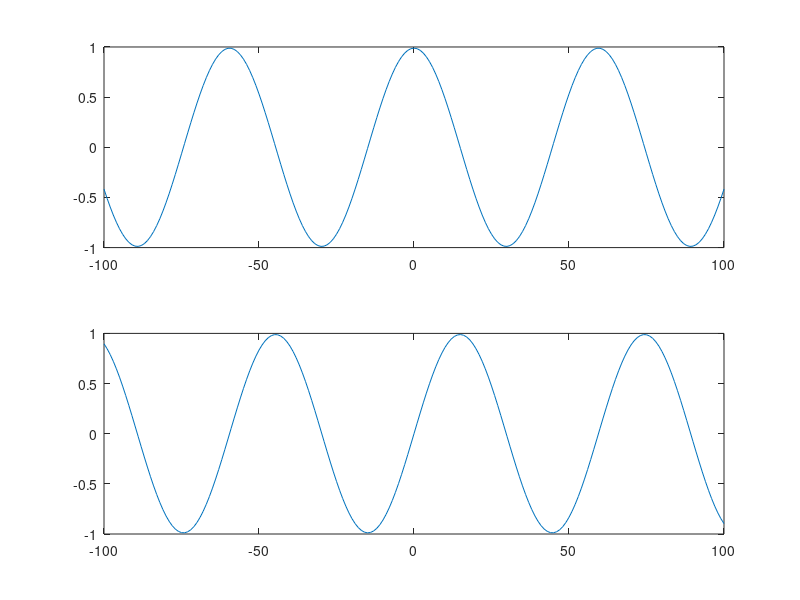
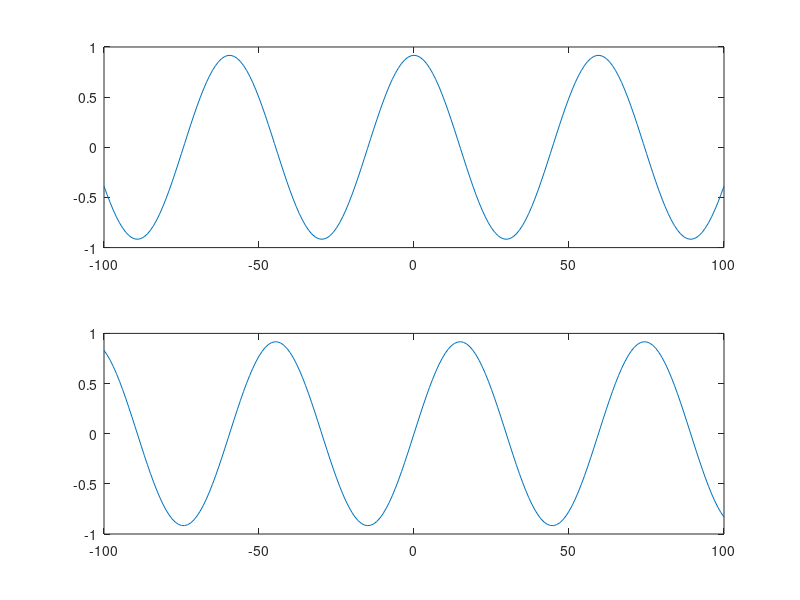

These figures' MATLAB source, in order:
%/*************************************************************************
% > File Name: c4_11.m
% > Author: genki_chen
% > Mail: genki_chen@aliyun.com 
% > Created Time: 2017年11月04日 星期六 16时01分17秒
% ************************************************************************/

clear;
close all;
clc;

%{
手算,求傅里叶
h = 0.8944*exp(wb/2).*exp(-0.1056*wo*t);
hd = 0.8944* exp(wb/2).*cos(0.1056*wo*t); 
hq = 0.8944* exp(wb/2).*sin(0.1056*wo*t); 
%}

%solution for b
figure(1);
t = -100:1:100;
wb = 0.2;
wo = 1;
h = 0.8944*exp(wb/2).*exp(-0.1056*wo*t);
hd = 0.8944* exp(wb/2).*cos(0.1056*wo*t); 
hq = 0.8944* exp(wb/2).*sin(0.1056*wo*t); 

subplot(2,1,1);
plot(t,hd);
subplot(2,1,2);
plot(t,hq);

%solution for c
figure(2);
t = -100:1:100;
wb = 0.05;
wo = 1;
h = 0.8944*exp(wb/2).*exp(-0.1056*wo*t);
hd = 0.8944* exp(wb/2).*cos(0.1056*wo*t); 
hq = 0.8944* exp(wb/2).*sin(0.1056*wo*t); 

subplot(2,1,1);
plot(t,hd);
subplot(2,1,2);
plot(t,hq);

